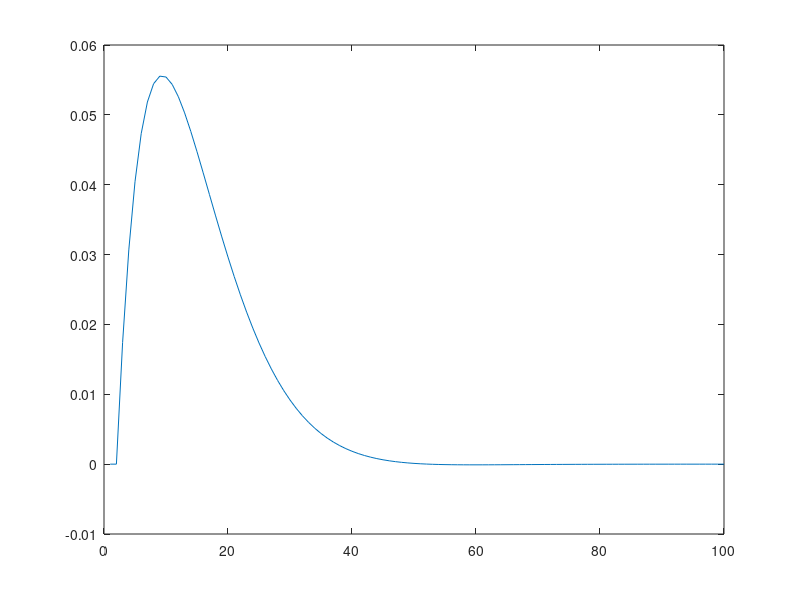
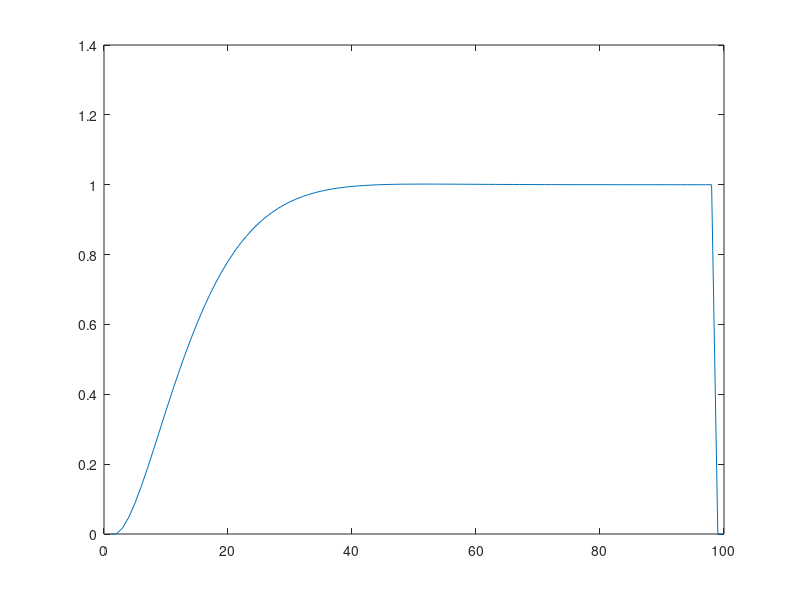

MATLAB code for these plots, in order:
x = zeros(1,100);
x(3) = 1; 

y = zeros(1,100);

a = 0.8+0.05*sqrt(-1)
b = 0.8-0.05*sqrt(-1)

a = 1.1*a;
b = 1.1*b;

norm(a)

printf("%f y[k-1] - %f y[k-2] + %f x\n",a+b,a*b,(1-(a+b)+a*b))

for i=3:98
  %y(i) = (-0.5*y(i-2)-0.25*y(i-1)+x(i)/0.57413);
  y(i) = (a+b)*y(i-1) - a*b*y(i-2) + (1-(a+b)+a*b)*x(i);
endfor

x = ones(1,100);
x(1:2) = [0 0]; 

y1 = zeros(1,100);

for i=3:98
  %y(i) = (-0.5*y(i-2)-0.25*y(i-1)+x(i)/0.57413);
  y1(i) = (a+b)*y1(i-1) - a*b*y1(i-2) + (1-(a+b)+a*b)*x(i);
endfor

figure
plot(y)
figure
plot(y1)